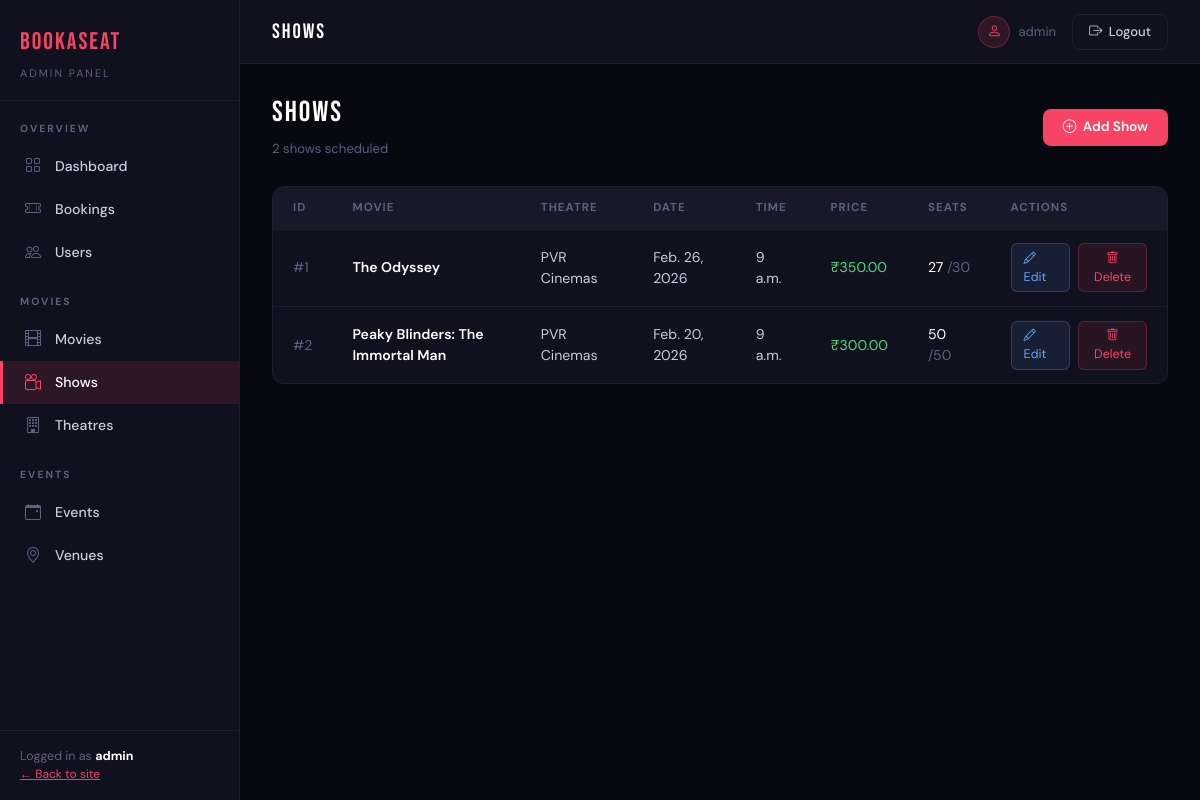
Page /dashboard/shows/ (signed in) on the earlier database version.
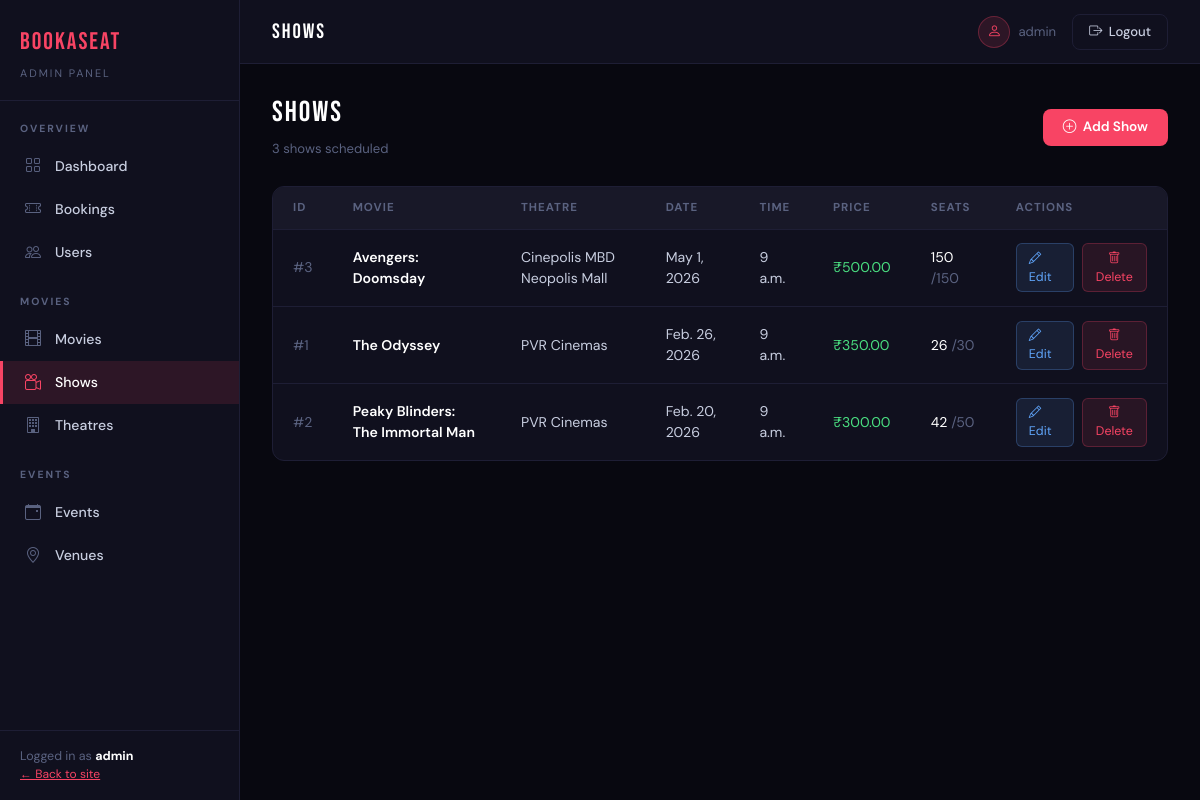
Same page on the later database version.
### movies/models.py (models this page shows, shortened)
class Show(models.Model):
    movie = models.ForeignKey(Movie, on_delete=models.CASCADE, related_name='shows')
    theatre = models.ForeignKey(Theatre, on_delete=models.CASCADE, related_name='shows')
    show_date = models.DateField()
    show_time = models.TimeField()
    price = models.DecimalField(max_digits=8,decimal_places=2)
    total_seats = models.PositiveIntegerField()
    available_seats = models.PositiveIntegerField()
    created_at = models.DateTimeField(auto_now_add=True)

class Movie(models.Model):
    title = models.CharField(max_length=255)
    description = models.TextField()
    duration = models.PositiveIntegerField(help_text="Duration in minutes")
    language = models.CharField(max_length=50)
    release_date = models.DateField()
    poster = models.ImageField(upload_to='movies/posters/')
    is_active = models.BooleanField(default=True)

class Theatre(models.Model):
    name = models.CharField(max_length=255)
    city = models.CharField(max_length=100)
    address = models.TextField()
    total_screens = models.PositiveIntegerField(default=1)

### dashboard/views.py (the view)
# urls.py: path('shows/', views.show_list, name='dashboard_shows'),
@staff_member_required(login_url='login')
def show_list(request):
    shows = Show.objects.select_related('movie', 'theatre').order_by('-show_date', '-show_time')
    return render(request, 'dashboard/shows/list.html', {
        'shows': shows, 'section': 'shows'
    })

### dashboard/templates/dashboard/shows/list.html (shortened to what this page needs)
{% extends 'dashboard/base.html' %}
{% block topbar_title %}SHOWS{% endblock %}
{% block content %}
<div class="page-heading">
  <div>
    <h1>SHOWS</h1>
    <p>{{ shows|length }} show{{ shows|length|pluralize }} scheduled</p>
  </div>
  <a href="{% url 'dashboard_show_add' %}" class="btn-red">
    <i class="bi bi-plus-circle"></i> Add Show
  </a>
</div>
<div class="dash-table">
  <table class="admin-table">
    <thead>
      <tr>
        <th>ID</th>
        <th>Movie</th>
        <th>Theatre</th>
        <th>Date</th>
        <th>Time</th>
        <th>Price</th>
        <th>Seats</th>
        <th>Actions</th>
      </tr>
    </thead>
    <tbody>
      {% for show in shows %}
        <tr>
          <td style="color:var(--muted);">#{{ show.id }}</td>
          <td style="font-weight:600; color:#fff;">{{ show.movie.title }}</td>
          <td>{{ show.theatre.name }}</td>
          <td>{{ show.show_date }}</td>
          <td>{{ show.show_time }}</td>
          <td style="color:#4ade80;">₹{{ show.price }}</td>
          <td>
            <span style="color:#fff;">{{ show.available_seats }}</span>
            <span style="color:var(--muted);">/{{ show.total_seats }}</span>
          </td>
          <td>
            <div style="display:flex; gap:0.5rem;">
              <a href="{% url 'dashboard_show_edit' show.id %}" class="btn-edit-sm">
                <i class="bi bi-pencil"></i> Edit
              </a>
              <form method="post" action="{% url 'dashboard_show_delete' show.id %}" style="display:inline;" onsubmit="return confirm('Delete this show?')">
                <button type="submit" class="btn-danger-sm"><i class="bi bi-trash"></i> Delete</button>
              </form>
            </div>
          </td>
        </tr>
      {% empty %}
        <tr><td colspan="8" style="color:var(--muted); text-align:center; padding:2rem;">No shows yet. <a href="{% url 'dashboard_show_add' %}" style="color:var(--red);">Add one →</a></td></tr>
      {% endfor %}
    </tbody>
  </table>
</div>
{% endblock %}

Differences in the rows shown:
added Show: id "3", movie "Avengers: Doomsday", theatre.name "Cinepolis MBD Neopolis Mall", show_date "May 1, 2026", show_time "9 a.m.", price "500.00", available_seats "150", total_seats "150"
changed Show "Feb. 26, 2026": available_seats "27" → "26"
changed Show "Feb. 20, 2026": available_seats "50" → "42"
Other differences:
{{ shows|length }}: "2" → "3"
